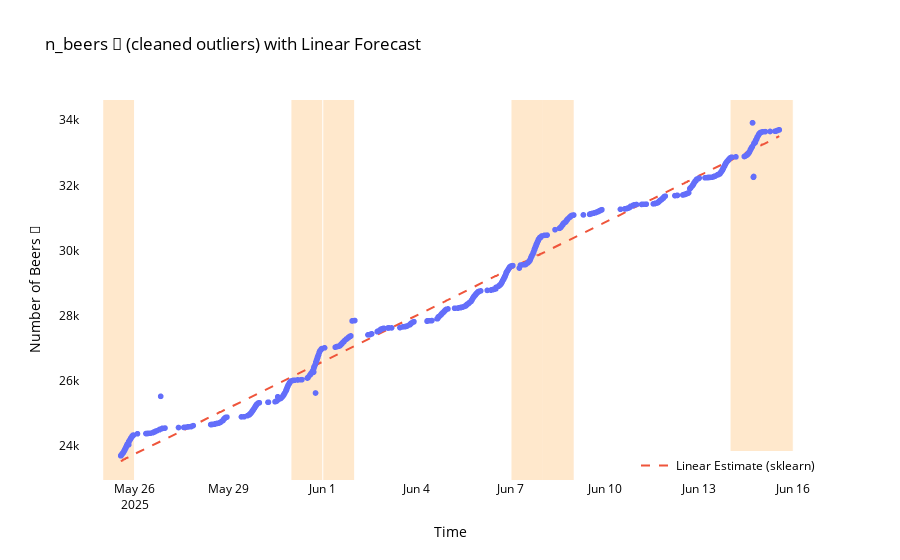

Source (notebook cell):
### Markdown cell above
## Rate of Beers
The first few parsed messages are shown below.

### Code cell
# Linear estimate of rate of beers using sklearn and added_df_no_outliers
from sklearn.linear_model import LinearRegression
import numpy as np

data_cleaned = chat_df[chat_df['error']=='none'].copy()

# Prepare X as hours since start, y as n_beers
X = (data_cleaned['hour'] - data_cleaned['hour'].min()).dt.total_seconds().values.reshape(-1, 1) / 3600
y = data_cleaned['n_beers'].values

# Fit linear regression
model = LinearRegression()
model.fit(X, y)
rate_per_hour = model.coef_[0]
intercept = model.intercept_

print(f"Estimated rate of beers per hour: {rate_per_hour:.2f}")
print(f"Intercept: {intercept:.2f}")

# Add linear estimate to DataFrame for plotting
data_cleaned.loc[:,'linear_estimate'] = model.predict(X)

# Create plot using plot_beer_counts and add linear estimate
fig = plot_beer_counts(data_cleaned, title='n_beers 🍻 (cleaned outliers) with Linear Forecast')

# Add linear estimate line
import plotly.graph_objects as go
fig.add_trace(go.Scatter(
    x=data_cleaned['datetime'], 
    y=data_cleaned['linear_estimate'], 
    mode='lines', 
    name='Linear Estimate (sklearn)',
    line=dict(dash='dash')
))

# Update legend position
fig.update_layout(legend=dict(x=1, y=0, traceorder='normal', xanchor='right', yanchor='bottom'))
fig.show()

### Figure 1 — Plotly figure (JSON) as saved in the notebook; plotly's stock layout.template omitted (floating-point values rounded to 4 significant figures; data arrays with more than 128 entries replaced by an {"elided": "..."} marker saying what was removed)
{"data": [{"customdata": {"elided": "1323x1 str values"}, "hovertemplate": "datetime=%{x}<br>🍻=%{y}<br>message=%{customdata[0]}<extra></extra>", "legendgroup": "", "marker": {"color": "#636efa", "symbol": "circle"}, "mode": "markers", "name": "", "showlegend": false, "type": "scattergl", "x": {"elided": "1323 str values"}, "xaxis": "x", "y": {"elided": "1323 int values"}, "yaxis": "y"}, {"line": {"dash": "dash"}, "mode": "lines", "name": "Linear Estimate (sklearn)", "type": "scatter", "x": {"elided": "1323 str values"}, "y": {"elided": "1323 float values"}}], "layout": {"font": {"color": "black"}, "legend": {"tracegroupgap": 0, "traceorder": "normal", "x": 1, "xanchor": "right", "y": 0, "yanchor": "bottom"}, "paper_bgcolor": "white", "plot_bgcolor": "white", "shapes": [{"fillcolor": "rgba(255, 140, 0, 0.2)", "layer": "below", "line": {"width": 0}, "type": "rect", "x0": "2025-05-25T00:00:00", "x1": "2025-05-26T00:00:00", "xref": "x", "y0": 0, "y1": 1, "yref": "y domain"}, {"fillcolor": "rgba(255, 140, 0, 0.2)", "layer": "below", "line": {"width": 0}, "type": "rect", "x0": "2025-05-31T00:00:00", "x1": "2025-06-01T00:00:00", "xref": "x", "y0": 0, "y1": 1, "yref": "y domain"}, {"fillcolor": "rgba(255, 140, 0, 0.2)", "layer": "below", "line": {"width": 0}, "type": "rect", "x0": "2025-06-01T00:00:00", "x1": "2025-06-02T00:00:00", "xref": "x", "y0": 0, "y1": 1, "yref": "y domain"}, {"fillcolor": "rgba(255, 140, 0, 0.2)", "layer": "below", "line": {"width": 0}, "type": "rect", "x0": "2025-06-07T00:00:00", "x1": "2025-06-08T00:00:00", "xref": "x", "y0": 0, "y1": 1, "yref": "y domain"}, {"fillcolor": "rgba(255, 140, 0, 0.2)", "layer": "below", "line": {"width": 0}, "type": "rect", "x0": "2025-06-08T00:00:00", "x1": "2025-06-09T00:00:00", "xref": "x", "y0": 0, "y1": 1, "yref": "y domain"}, {"fillcolor": "rgba(255, 140, 0, 0.2)", "layer": "below", "line": {"width": 0}, "type": "rect", "x0": "2025-06-14T00:00:00", "x1": "2025-06-15T00:00:00", "xref": "x", "y0": 0, "y1": 1, "yref": "y domain"}, {"fillcolor": "rgba(255, 140, 0, 0.2)", "layer": "below", "line": {"width": 0}, "type": "rect", "x0": "2025-06-15T00:00:00", "x1": "2025-06-16T00:00:00", "xref": "x", "y0": 0, "y1": 1, "yref": "y domain"}], "title": {"text": "n_beers 🍻 (cleaned outliers) with Linear Forecast"}, "xaxis": {"anchor": "y", "domain": [0, 1], "title": {"text": "Time"}}, "yaxis": {"anchor": "x", "domain": [0, 1], "showgrid": false, "title": {"text": "Number of Beers 🍻"}}}}
